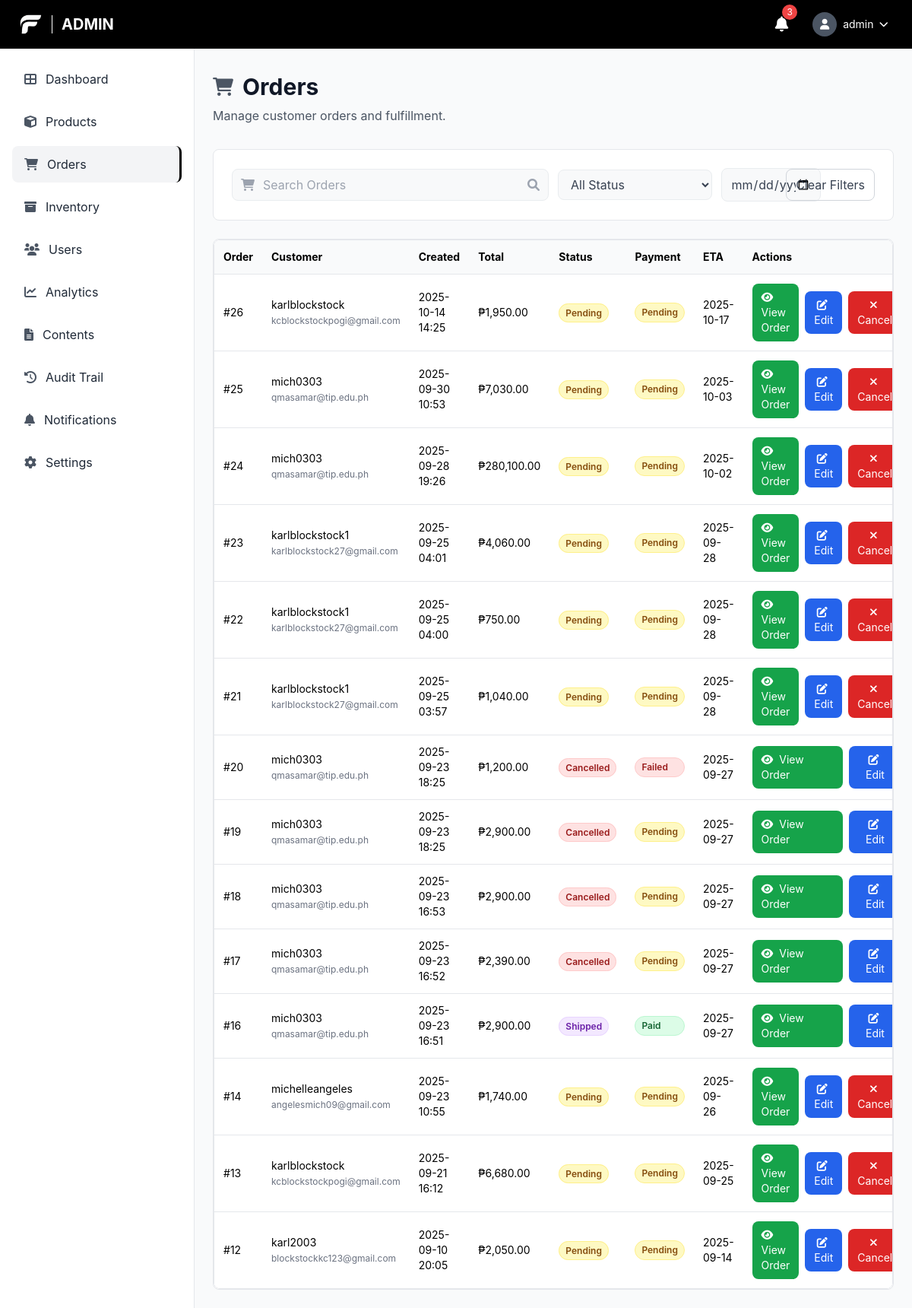
/admin/orders.php (signed in), run on an earlier commit of the app's database.
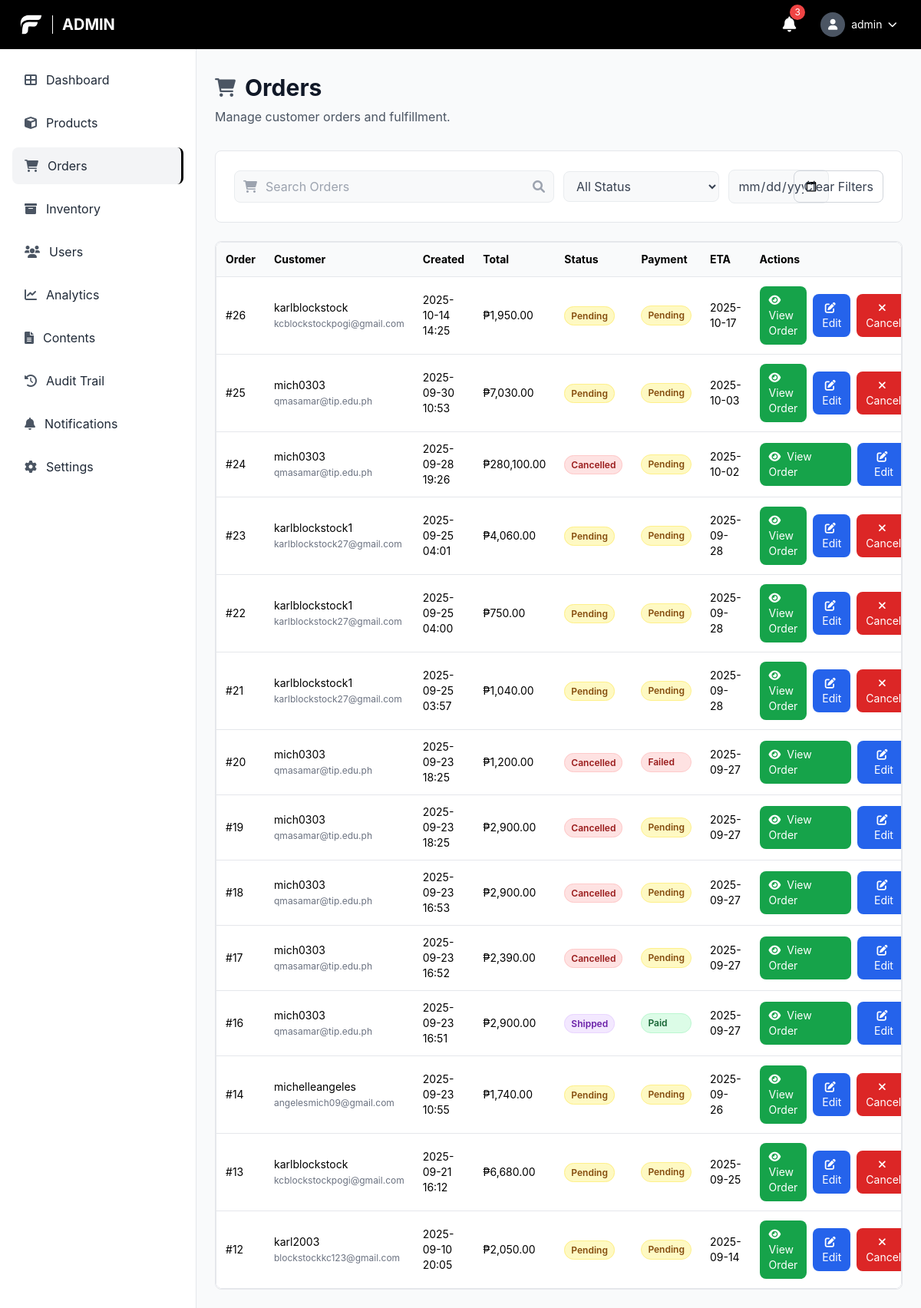
And on a later commit of the database.
### tables this page shows
CREATE TABLE `orders` (
  `order_id` bigint(20) UNSIGNED NOT NULL,
  `custom_order_id` varchar(20) DEFAULT NULL,
  `user_id` bigint(20) UNSIGNED NOT NULL,
  `status` enum('pending','processing','shipped','delivered','cancelled','returned','refunded') NOT NULL DEFAULT 'pending',
  `payment_method` varchar(50) DEFAULT NULL,
  `payment_status` enum('pending','paid','refunded','failed') NOT NULL DEFAULT 'pending',
  `payment_reference` varchar(255) DEFAULT NULL,
  `shipping_address` text DEFAULT NULL,
  `total_amount` decimal(10,2) NOT NULL DEFAULT 0.00,
  `estimated_delivery_date` date DEFAULT NULL,
  `return_reason` text DEFAULT NULL,
  `refund_amount` decimal(10,2) DEFAULT NULL,
  `stock_deducted` tinyint(1) NOT NULL DEFAULT 0,
  `created_at` timestamp NOT NULL DEFAULT current_timestamp(),
  `updated_at` timestamp NOT NULL DEFAULT current_timestamp() ON UPDATE current_timestamp()
);

CREATE TABLE `users` (
  `user_id` bigint(20) UNSIGNED NOT NULL,
  `username` varchar(100) NOT NULL,
  `email` varchar(150) NOT NULL,
  `phone` varchar(20) DEFAULT NULL,
  `date_of_birth` date DEFAULT NULL,
  `address` varchar(255) DEFAULT NULL,
  `password_hash` varchar(255) DEFAULT NULL,
  `google_id` varchar(255) DEFAULT NULL,
  `role` enum('admin','manager','staff','customer') NOT NULL DEFAULT 'customer',
  `status` enum('active','inactive','suspended') NOT NULL DEFAULT 'active',
  `created_at` timestamp NOT NULL DEFAULT current_timestamp(),
  `updated_at` timestamp NOT NULL DEFAULT current_timestamp() ON UPDATE current_timestamp(),
  `last_login` timestamp NULL DEFAULT NULL,
  `first_name` varchar(100) DEFAULT NULL,
  `last_name` varchar(100) DEFAULT NULL,
  `profile_picture` varchar(255) DEFAULT NULL,
  `otp` varchar(6) DEFAULT NULL,
  `otp_expiry` datetime DEFAULT NULL
);

### config/currency_helper.php (called while the page is built, shortened)
<?php
function getCurrencySettings() {
    static $settings = null;
    if ($settings === null) {
        $settings = [
            'symbol' => '₱',
            'code' => 'PHP',
            'position' => 'before'
        ];
        try {
            $pdo = getDBConnection();
            $stmt = $pdo->query("SELECT key_name, value FROM settings WHERE key_name IN ('currency_symbol', 'currency_code', 'currency_position')");
            while ($row = $stmt->fetch()) {
                switch ($row['key_name']) {
                    case 'currency_symbol':
                        $settings['symbol'] = $row['value'] ?: '₱';
                        break;
                    case 'currency_code':
                        $settings['code'] = $row['value'] ?: 'PHP';
                        break;
                    case 'currency_position':
                        $settings['position'] = $row['value'] ?: 'before';
                        break;
                }
            }
        } catch (Exception $e) {
        }
    }
    return $settings;
}
function formatCurrency($amount, $decimals = 2) {
    $settings = getCurrencySettings();
    $formatted = number_format((float)$amount, $decimals);
    if ($settings['position'] === 'after') {
        return $formatted . $settings['symbol'];
    } else {
        return $settings['symbol'] . $formatted;
    }
}
?>

### admin/orders.php (the view, shortened to what this page needs)
<?php
require_once '../config/currency_helper.php';
require_once '../includes/admin_sidebar.php';
$pdo = getDBConnection();
$search = trim($_GET['q'] ?? '');
$filterDate = $_GET['date'] ?? '';
$where = [];
$params = [];
$whereSql = $where ? ('WHERE ' . implode(' AND ', $where)) : '';
$sql = "SELECT o.*, u.username, u.email FROM orders o JOIN users u ON u.user_id = o.user_id $whereSql ORDER BY o.created_at DESC LIMIT 500";
$stm = $pdo->prepare($sql);
$stm->execute($params);
$orders = $stm->fetchAll();
?>
<!DOCTYPE html>
<html lang="en">
<head>
	<script src="https://cdn.tailwindcss.com"></script>
	<link href="https://cdnjs.cloudflare.com/ajax/libs/font-awesome/6.0.0/css/all.min.css" rel="stylesheet">
	<link rel="stylesheet" href="../css/style.css">
</head>
<body class="font-body bg-gray-50">
	<header class="bg-black text-white fixed top-0 left-0 right-0 z-50 h-16 flex items-center justify-between px-6">
		<div class="flex items-center space-x-3">
            <img src="../img/LOGO-Fitfuel.png" alt="FitFuel Logo" class="w-8 h-8 object-contain">
			<h1 class="text-xl font-bold uppercase">Admin</h1>
		</div>
		<div class="flex items-center space-x-4">
			<button class="p-2 hover:bg-gray-800 rounded-lg transition-colors relative">
				<i class="fas fa-bell text-xl"></i>
				<span class="absolute -top-1 -right-1 bg-red-500 text-white text-xs rounded-full h-5 w-5 flex items-center justify-center">3</span>
			</button>
			<div class="relative">
				<button onclick="toggleUserMenu()" class="flex items-center space-x-2 p-2 hover:bg-gray-800 rounded-lg transition-colors">
					<div class="w-8 h-8 bg-gray-600 rounded-full flex items-center justify-center">
						<i class="fas fa-user text-white text-sm"></i>
					</div>
					<span class="hidden md:block text-sm"><?php echo htmlspecialchars($_SESSION['username'] ?? 'Admin'); ?></span>
					<i class="fas fa-chevron-down text-xs"></i>
				</button>
			</div>
		</div>
	</header>
	<?php renderAdminSidebar('orders'); ?>
	<main class="ml-64 pt-24 pb-6 px-6">
		<div class="mb-8">
			<div class="flex items-center space-x-3 mb-2">
				<i class="fas fa-shopping-cart text-2xl text-gray-600"></i>
				<h1 class="text-3xl font-bold text-gray-900">Orders</h1>
			</div>
			<p class="text-gray-600">Manage customer orders and fulfillment.</p>
		</div>
		<div class="bg-white rounded-lg border border-gray-200 p-6 mb-6">
		<form id="orderFilters" method="get" class="grid grid-cols-1 md:grid-cols-12 gap-3 items-center">
			<div class="relative md:col-span-6">
				<i class="fas fa-shopping-cart absolute left-3 top-1/2 transform -translate-y-1/2 text-gray-400"></i>
				<input type="text" name="q" value="<?php echo htmlspecialchars($search); ?>" placeholder="Search Orders" class="search-input w-full pl-10 pr-10 py-2 rounded-lg focus:outline-none" />
				<i class="fas fa-search absolute right-3 top-1/2 transform -translate-y-1/2 text-gray-400"></i>
			</div>
			<div class="md:col-span-3">
				<select name="status" class="filter-btn px-3 py-2 rounded-lg w-full focus:outline-none">
					<option value="">All Status</option>
				</select>
			</div>
			<div class="md:col-span-2">
				<input type="date" name="date" value="<?php echo htmlspecialchars($filterDate); ?>" class="filter-btn px-3 py-2 rounded-lg w-full focus:outline-none" />
			</div>
			<div class="md:col-span-1 md:justify-self-end">
				<a href="orders.php" class="px-3 py-2 rounded-lg border border-gray-300 text-gray-700 hover:bg-gray-100 inline-block whitespace-nowrap">Clear Filters</a>
			</div>
		</form>
		</div>
		<div class="bg-white border border-gray-200 rounded-lg overflow-x-auto">
		<div class="bg-white border border-gray-200 rounded-lg overflow-x-auto">
			<table class="min-w-full text-sm">
				<thead class="bg-gray-50">
					<tr>
						<th class="text-left p-3">Order</th>
						<th class="text-left p-3">Customer</th>
						<th class="text-left p-3">Created</th>
						<th class="text-left p-3">Total</th>
						<th class="text-left p-3">Status</th>
						<th class="text-left p-3">Payment</th>
						<th class="text-left p-3">ETA</th>
						<th class="text-left p-3">Actions</th>
					</tr>
				</thead>
				<tbody>
					<?php if (!$orders): ?>
						<tr><td colspan="8" class="p-6 text-center text-gray-500">No orders found.</td></tr>
					<?php else: foreach ($orders as $o): ?>
					<tr class="border-t">
						<td class="p-3">#<?php echo (int)$o['order_id']; ?></td>
						<td class="p-3"><?php echo htmlspecialchars($o['username']); ?> <span class="text-gray-500 text-xs"><?php echo htmlspecialchars($o['email']); ?></span></td>
						<td class="p-3"><?php echo htmlspecialchars(date('Y-m-d H:i', strtotime($o['created_at']))); ?></td>
						<td class="p-3"><?php echo formatCurrency((float)$o['total_amount']); ?></td>
						<td class="p-3">
							<span class="px-2 py-1 rounded-full text-xs font-semibold <?php
								$statusClass = '';
								switch($o['status']) {
									case 'shipped':
										$statusClass = 'bg-purple-100 text-purple-800 border border-purple-200';
										break;
									case 'cancelled':
										$statusClass = 'bg-red-100 text-red-800 border border-red-200';
										break;
									default:
										$statusClass = 'bg-yellow-100 text-yellow-800 border border-yellow-200';
										break;
								}
								echo $statusClass;
							?>">
								<?php echo ucfirst($o['status']); ?>
							</span>
						</td>
						<td class="p-3">
							<div class="flex flex-col space-y-1">
								<span class="px-2 py-1 rounded-full text-xs font-semibold <?php
									$paymentStatusClass = '';
									switch($o['payment_status']) {
										case 'paid':
											$paymentStatusClass = 'bg-green-100 text-green-800 border border-green-200';
											break;
										case 'pending':
											$paymentStatusClass = 'bg-yellow-100 text-yellow-800 border border-yellow-200';
											break;
										default:
											$paymentStatusClass = 'bg-red-100 text-red-800 border border-red-200';
											break;
									}
									echo $paymentStatusClass;
								?>">
									<?php echo ucfirst($o['payment_status']); ?>
								</span>
							</div>
						</td>
						<td class="p-3"><?php echo $o['estimated_delivery_date'] ? htmlspecialchars($o['estimated_delivery_date']) : '-'; ?></td>
						<td class="p-3">
							<div class="flex items-center space-x-2">
								<a href="view_order.php?id=<?php echo (int)$o['order_id']; ?>" class="bg-green-600 hover:bg-green-700 text-white px-3 py-2 rounded-lg text-sm transition-colors">
									<i class="fas fa-eye mr-1"></i>
									View Order
								</a>
								<button onclick="openOrderModal(<?php echo htmlspecialchars(json_encode($o)); ?>)" class="bg-blue-600 hover:bg-blue-700 text-white px-3 py-2 rounded-lg text-sm transition-colors">
									<i class="fas fa-edit mr-1"></i>
									Edit
								</button>
								<?php if (!in_array($o['status'], ['processing','shipped','delivered','cancelled'], true)): ?>
								<form method="post" class="inline" onsubmit="return confirm('Cancel this order?');">
									<button type="submit" class="bg-red-600 hover:bg-red-700 text-white px-3 py-2 rounded-lg text-sm transition-colors">
										<i class="fas fa-times mr-1"></i>
										Cancel
									</button>
								</form>
								<?php endif; ?>
							</div>
						</td>
					</tr>
					<?php endforeach; endif; ?>
				</tbody>
			</table>
		</div>
	</main>
</body>
</html>

### includes/admin_sidebar.php
<?php
function renderAdminSidebar($current_page = 'dashboard') {
    $role = $_SESSION['role'] ?? 'customer';
    $menu_items = [
        [
            'module' => 'dashboard',
            'href' => 'dashboard.php',
            'icon' => 'fa-th-large',
            'text' => 'Dashboard',
            'accessible_to' => ['admin', 'manager', 'staff']
        ],
        [
            'module' => 'products',
            'href' => 'product.php',
            'icon' => 'fa-cube',
            'text' => 'Products',
            'accessible_to' => ['admin']
        ],
        [
            'module' => 'orders',
            'href' => 'orders.php',
            'icon' => 'fa-shopping-cart',
            'text' => 'Orders',
            'accessible_to' => ['admin', 'staff']
        ],
        [
            'module' => 'inventory',
            'href' => 'inventory.php',
            'icon' => 'fa-archive',
            'text' => 'Inventory',
            'accessible_to' => ['admin', 'staff']
        ],
        [
            'module' => 'users',
            'href' => 'users.php',
            'icon' => 'fa-users',
            'text' => 'Users',
            'accessible_to' => ['admin']
        ],
        [
            'module' => 'analytics',
            'href' => 'analytics.php',
            'icon' => 'fa-chart-line',
            'text' => 'Analytics',
            'accessible_to' => ['admin', 'manager']
        ],
        [
            'module' => 'content',
            'href' => 'content.php',
            'icon' => 'fa-file-alt',
            'text' => 'Contents',
            'accessible_to' => ['admin']
        ],
        [
            'module' => 'audit_logs',
            'href' => 'audit_logs.php',
            'icon' => 'fa-history',
            'text' => 'Audit Trail',
            'accessible_to' => ['admin']
        ],
        [
            'module' => 'notifications',
            'href' => '#',
            'icon' => 'fa-bell',
            'text' => 'Notifications',
            'accessible_to' => ['admin', 'manager', 'staff']
        ],
        [
            'module' => 'settings',
            'href' => 'settings.php',
            'icon' => 'fa-cog',
            'text' => 'Settings',
            'accessible_to' => ['admin', 'manager', 'staff']
        ]
    ];
    ?>
    <aside class="fixed left-0 top-16 bottom-0 w-64 bg-white border-r border-gray-200 overflow-y-auto">
        <nav class="p-4">
            <ul class="space-y-2">
                <?php foreach ($menu_items as $item): ?>
                    <?php if (in_array($role, $item['accessible_to'])): ?>
                    <li>
                        <a href="<?php echo htmlspecialchars($item['href']); ?>"
                           class="sidebar-item <?php echo ($current_page === $item['module'] ? 'active' : ''); ?> flex items-center space-x-3 px-4 py-3 rounded-lg text-gray-800">
                            <i class="fas <?php echo htmlspecialchars($item['icon']); ?> text-gray-600"></i>
                            <span><?php echo htmlspecialchars($item['text']); ?></span>
                        </a>
                    </li>
                    <?php endif; ?>
                <?php endforeach; ?>
            </ul>
        </nav>
    </aside>
    <?php
}
?>

### css/style.css (style rules this page uses)
:root { --primary: #059669; --secondary: #10b981; --accent: #10b981; --muted: #f1f5f9; --foreground: #475569; --border: #e5e7eb; }
.font-body { font-family: 'DM Sans', -apple-system, BlinkMacSystemFont, 'Segoe UI', Roboto, 'Helvetica Neue', Arial, sans-serif; }
body, html { font-family: 'DM Sans', -apple-system, BlinkMacSystemFont, 'Segoe UI', Roboto, 'Helvetica Neue', Arial, sans-serif; }
h1, h2, h3, h4, h5, h6 { font-family: 'Space Grotesk', -apple-system, BlinkMacSystemFont, 'Segoe UI', Roboto, 'Helvetica Neue', Arial, sans-serif; }
p, span, div, a, button, input, textarea, select { font-family: 'DM Sans', -apple-system, BlinkMacSystemFont, 'Segoe UI', Roboto, 'Helvetica Neue', Arial, sans-serif; }

### admin/orders.php (style rules this page uses)
.sidebar-item.active { background-color: #f3f4f6; border-right: 3px solid #000; }
.search-input { background-color: #f8f9fa; border: 1px solid #e9ecef; }
.filter-btn { background-color: #f8f9fa; border: 1px solid #e9ecef; color: #374151; }

What changed in the data, as far as the page shows it:
changed orders id 24: status "Pending" → "Cancelled"; no longer shows "Cancel"
